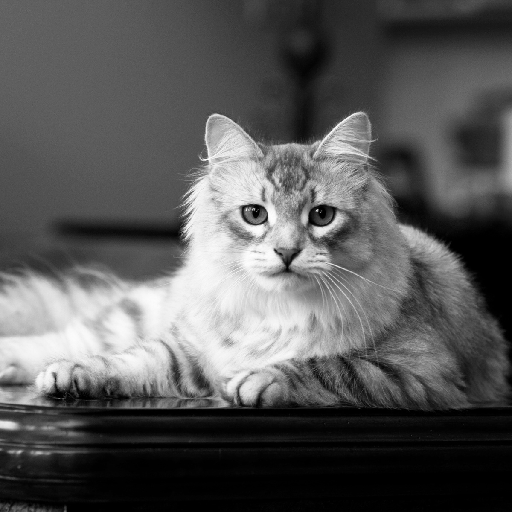
#> input picture data/marvin_clean.png, 512 x 512 px
$ jupyter execute 'Demo 2 - Fourier Transform.ipynb'
#> lines starting #> are read from the running program, lines starting #| are printed output that depends on the picture; after the words box and inside, x2 and y2 are one past the last pixel; in counts of white or black regions, pixels touching at a corner belong together
# How 2 Fourier Transform

Si vous sentez le besoin d'un petit rappel sur la théorie mathématique derrière la transformée de Fourier (et même dans le cas contraire), allez regardez ce vidéo https://www.youtube.com/watch?v=spUNpyF58BY&

Ce notebook présente les bases nécessaires à l'utilisation des transformés de Fourier numériques pour l'analyse et traitement de signaux et d'image avec python.

[cell 1]
import numpy as np
import matplotlib.pyplot as plt

## FFT d'un signal

Commençons par étudié comment utilisé les transformé de Fourier numérique (FFT for fast Fourier transform) sur des signaux. Ici, on utilise numpy pour générer le signal suivant

$$
y(t) = \sin(17\cdot t) + 0.3\sin(45\cdot t) + 0.1\sin(431\cdot t)
$$

composé des quatre fréquences [17, 45, 192, 431], toutes avec différentes amplitudes. Pour ce faire, ce signal continu (théorique) doit être échantilloné (sampled). L'échantillonnage (sampling) est un procédé complexe au coeur du traitement de signal dont seules les bases sont présentées ici.

Notre sampled signal (`s`) est composé d'un nombre (`nbins`) fini de valeurs ou *bins* (le terme *bin* est souvent utilisé en traitement de signaux pour faire référence à un interval discret).

### Échantillonage du signal

[cell 2]
# Sampling parameters
L = 1 # signal's total duration [s] (tough the units dont really matter here)
nbins = 1000 # total number of bins used to sample the signal
sfreq = nbins/L # sampling frequency of the signal [Hz] (we'll need it later...)

# Signal 'xaxis' usually a time axis (t) or a space axis (x,y,z)
t = np.linspace(0, L, nbins)

# Signal parameters
fs = [17, 45, 431] # list of frequencies in our signal
amps = [1, 0.5, 0.2] # list of amplitudes (1 per frequency)

# generation of our signal
s = np.zeros(t.shape)
for f, amp in zip(fs, amps):
    s += amp*np.sin(2*np.pi*f*t) # be careful, things work in angular frequencies!!!

### Visualisation du signal

[cell 3]
plt.plot(t, s)
plt.xlabel('temps [secondes]')
plt.ylabel('Signal (s)')
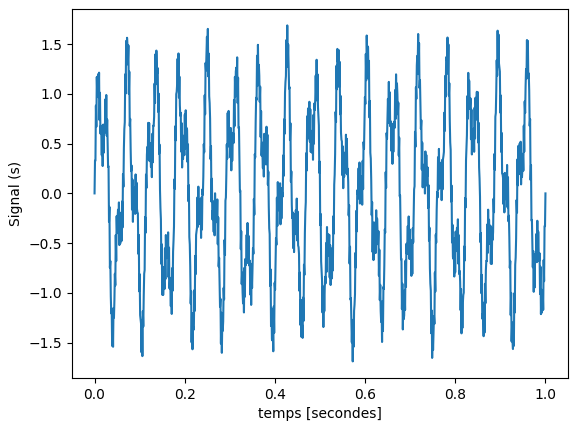
#> figure drawn by matplotlib, 1 panel; curve peaks at x = 0.427, y = 1.69

### Calcul de la FFT

La FFT (`S`) du notre signal (`s`) est facilement calculée avec la fonction fft() du module fft de numpy (`np.fft.fft()`). Notez que la FFT d'un signal fini est complexe et il faut appliquer quelques transformations à celle-ci afin de tracer le spectre de notre signal (FFT(s) $\neq$ Spectre(s)). En fait, la FFT(s) contient l'information du *spectre d'amplitude* ($S_{amp}$) ainsi que le *spectre de phase* ($S_{phase}$),

$$
FFT(s) = S_{amp}\cdot e^{iS_{phase}}
$$

De plus, la FFT doit être normalisée et être ajusté (scaled) entre $0$ et $f_{sampling}$.

[cell 4]
# Computing fft(s)
S = np.fft.fft(s)

plt.figure(figsize=[15, 4])
# Plotting real and imaginary parts of S
plt.subplot(1,2,1)
plt.plot(S.real, label='Re{S}')
plt.plot(S.imag, label='Im{S}')
plt.legend(loc='upper center')
plt.xlabel('Frequency bins')

# Plotting amplitude and phase of S
plt.subplot(1,2,2)
plt.plot(np.abs(S), label='$S_{amp}$')
plt.plot(np.angle(S), label='$S_{phase}$')
plt.legend(loc='upper center')
plt.xlabel('Frequency bins')
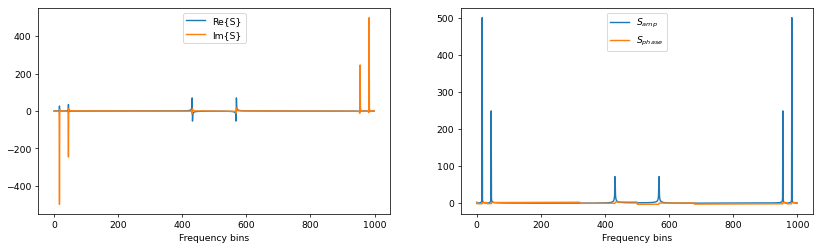
#> figure drawn by matplotlib, 2 panels; panel 1: curve peaks at x = 431, y = 70.04; panel 1: curve peaks at x = 983, y = 499; panel 2: curve peaks at x = 17, y = 499.7; panel 2: curve peaks at x = 0, y = 3.14

Maintenant, nous allons calculer le spectre d'amplitude de `s`

[cell 5]
# Amplitude spectrum must be normalized as 2*|FFT(s)|/sfreq
S_amp = 2*np.abs(S)/sfreq

# Frequency axis
f = np.linspace(0, sfreq, nbins)

plt.figure(figsize=[15, 4])
# Plotting complete frequency range
plt.subplot(1,2,1)
plt.plot(f, S_amp, label='Signal spectrum')
plt.plot([sfreq/2, sfreq/2], [0, 1], label = 'Nyquist frequency')
plt.xlabel('Frequency [Hz]')
plt.legend(loc='upper center')

# Plotting 0 to f_nyquist
plt.subplot(1,2,2)
plt.plot(f, S_amp)
plt.xlabel('Frequency [Hz]')
plt.xlim([0, sfreq/2])
plt.grid()
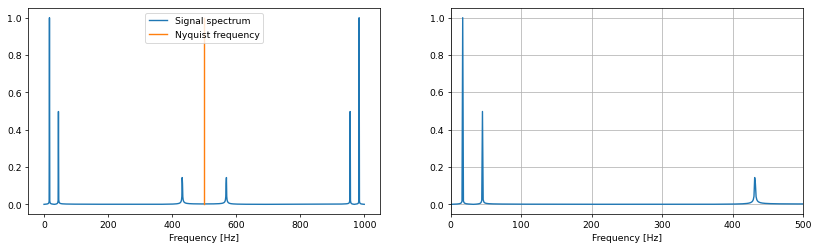
#> figure drawn by matplotlib, 2 panels; panel 1: curve peaks at x = 17.02, y = 0.999; panel 2: curve peaks at x = 17.02, y = 0.999

Ici, on remarque quelque chose d'extrêmement important pour le traitement de signal: nous avons obtenu un spectre symétrique autour de 500 Hz. Ici, 500 Hz est la *fréquence de Nyquist* de notre signal (https://en.wikipedia.org/wiki/Nyquist%E2%80%93Shannon_sampling_theorem). La fréquence de Nyquist est la fréquence la plus grande qui peut être identifiée dans un signal discret (sampled). De plus, la fréquence de Nyquist correspond à $f_{sampling}/2$. En d'autres mots, il faut échantillon au moins à 2 x la fréquence la plus grande présente dans un signal. Pour cette raison, la visualization des spectres de signaux est généralement faite dans l'interval $f\in [0, f_{sampling}/2]$.

On peut maintenant identifier trois pics, un pour chaque fréquences présente dans notre signal. De plus, la hauteur de chaque pic correspond à la valeur d'amplitude de chaqu'une des ondes faisant partie du signal global.

$$
y(t) = \sin(17\cdot t) + 0.3\sin(45\cdot t) + 0.1\sin(431\cdot t)
$$

**NOTE** bien sûr, en pratique nous mesurons toujours un peu de bruit ce qui rend difficile/impossible d'identifier la fréquence de sampling idéale.

### Filtrage de signal

Maintenant que nous sommes experts en calcul de spectre de signal via la FFT, étudions comment construire et appliquer un filtre dans le domaine spectral. Comme exemple, nous allons retirer la fréquence 431 Hz de notre signal d'origine ($y_0$) via un filtre spectral et comparer le résultat avec le signal ($y_1$)

$$
y_0(t) = \sin(17\cdot t) + 0.3\sin(45\cdot t) + 0.1\sin(431\cdot t)
$$

$$
y_1(t) = \sin(17\cdot t) + 0.3\sin(45\cdot t)
$$

Pour ce faire, nous allons calculer une fenêtre (window) notée `W(f)` dans le domaine fréquentiel de sorte que

$$
S_1 = S_0\cdot w
$$

et nous allons ensuite calculer la transformée de Fourier inverse

$$
y_1' = iFFT{S_1}
$$

Nous allons construire $w$ pour un filtre passe-bas à fréquence de coupure $f_c=400$ Hz.

Prenez garde!!! Nous devons travailler avec $S_0$ et non le **spectre d'amplitude**. De plus, $w$ doit aussi être symétrique de chaque côté de la fréquence de Nyquist.

[cell 6]
# Creation of window

w = 1*(f[:len(f)//2]<400) # This is the first half of the window
w=np.concatenate((w,w[::-1]))

# Visualization of window on y_0 amplitude spectrum

plt.figure(figsize=[15, 4])
# Plotting 0 to f_nyquist
plt.subplot(1,2,1)
plt.plot(f, S_amp, label='$y_0$ spectrum')
plt.plot(f, w, label='Filter window')
plt.xlabel('Frequency [Hz]')
plt.xlim([0, sfreq/2])
plt.grid()
plt.legend()

# Plotting complete frequency range
plt.subplot(1,2,2)
plt.plot(f, S_amp, label='Signal spectrum')
plt.plot([sfreq/2, sfreq/2], [0, 1], label = 'Nyquist frequency')
plt.plot(f, w, label='Filter window')
plt.xlabel('Frequency [Hz]')
plt.legend()
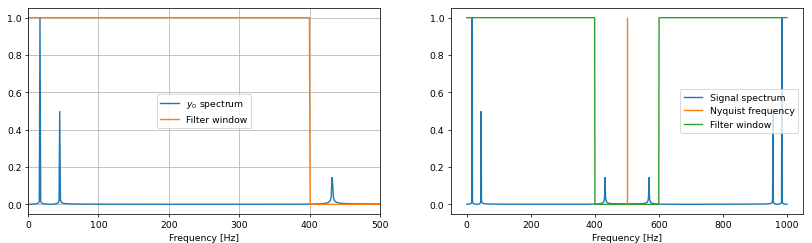
#> figure drawn by matplotlib, 2 panels; panel 1: curve peaks at x = 17.02, y = 0.999; panel 1: curve peaks at x = 0, y = 1; panel 2: curve peaks at x = 17.02, y = 0.999; panel 2: curve peaks at x = 0, y = 1

[cell 7]
# Computing filtered spectrum (S_1)
S1 = S*w

# Computing y_1' via iFFT
y1 = np.fft.ifft(S1).real # we need to discard the imag part here

# Creation of y1_theo for comparaison
y1_theo = np.zeros(t.shape)
fs = [17, 45]
for f, amp in zip(fs, amps):
    y1_theo += amp*np.sin(2*np.pi*f*t) # be careful, things work in angular frequencies!!!

# Plotting results
plt.figure(figsize=[15,4])

# Comparing original and filtered signals
plt.subplot(1,2,1)
plt.plot(t, s, label='OG signal')
plt.plot(t, y1, label='$y_1\'$')
plt.legend()
plt.xlabel('temps [secondes]')

# Comparing filtered signals (y1) and theoretical target (y1_theo)
plt.subplot(1,2,2)
plt.plot(t, y1, label='$y_1\'$')
plt.plot(t, y1_theo, label='$y_1$', alpha=0.75)
plt.legend()
plt.xlabel('temps [secondes]')
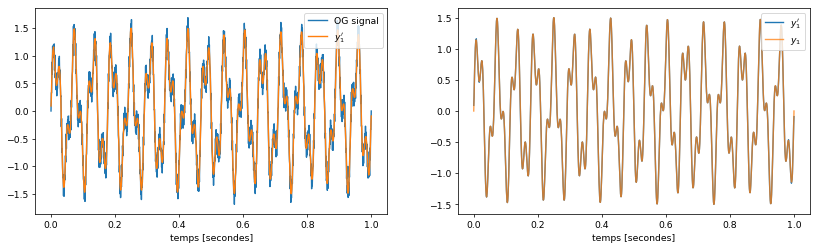
#> figure drawn by matplotlib, 2 panels; panel 1: curve peaks at x = 0.427, y = 1.69; panel 1: curve peaks at x = 0.25, y = 1.5; panel 2: curve peaks at x = 0.25, y = 1.5; panel 2: curve peaks at x = 0.25, y = 1.5

En pratique, les fenêtres quarrées ne sont jamais utilisées puisqu'elles causent des artéfacts (lobes secondaires). La FT d'une onde quarrée est un sinus cardinal. À la place, une multitude d'autres de fenêtres ont été développés, chacune avec ses avantages et inconvénients (parmi les plus connues - https://numpy.org/doc/stable/reference/routines.window.html). Le choix exact du type de fenêtre et le design de filtre sont un art qui nécessite beaucoup de pratique et d'expérience.

## Filtrage d'image

Tout ce que nous avons couvert avec la FFT 1d pour les signaux s'applique maintenant avec la FFT2d pour les images en adaptant quelques concepts. Par exemple, plutôt que des fréquences temporelles [Hz], nous travaillons maintenant avec des fréquences spatiales [m$^{-1}$] ou [pixels$^{-1}$].

Commençons par un exemple bien connu avec la photo `marvin_clean.png`

[cell 8]
# Loading tiff image with matplotlib into a numpy array (requires Pillow)
marvin = plt.imread('data/marvin_clean.png')
#> marvin is the input picture: shape (512, 512) float32; min 0, max 1, mean 0.346

plt.figure(figsize=[10, 5])
# Show color image
plt.imshow(marvin, cmap='gray')
plt.xlabel('x (j)')
plt.ylabel('y (i)')

Contrairement aux fft des signaux, les fft2 des images sont toujours shifté afin que la fréquence spatiale (0,0) se retrouve au milieu de l'image. De plus, il faut souvent plotter le log() de la fft2 pour voir quelque chose.

[cell 9]
# Compute and shift fft2
Marvin = np.fft.fft2(marvin) # compute fft2
Marvin = np.fft.fftshift(Marvin) # shift fft2

# plot results
plt.imshow(np.log(np.abs(Marvin)))
plt.title('marvin 2d fft')
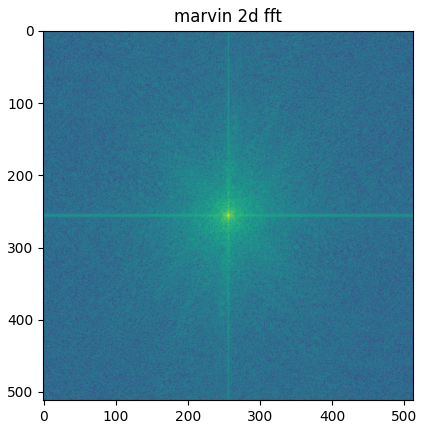
#> figure drawn by matplotlib, 1 panel

Voyons maintenant l'effet d'un filtre passe-bas sur une image. Comme pour le signal, utilisons une fenêtre quarrée (top-hat). En 2d, cette fenêtre correspond à un cylindre de rayon $f_c$. Essayons avec $f_c = 50\ pixels^{-1}$

[cell 10]
# Creation of window
w = np.ones(marvin.shape)
fc = 50
for i in range(w.shape[0]):
    for j in range(w.shape[1]):
        r2 = (i-511/2)**2 + (j-511/2)**2
        if r2 > fc**2:
            w[i,j] = 0
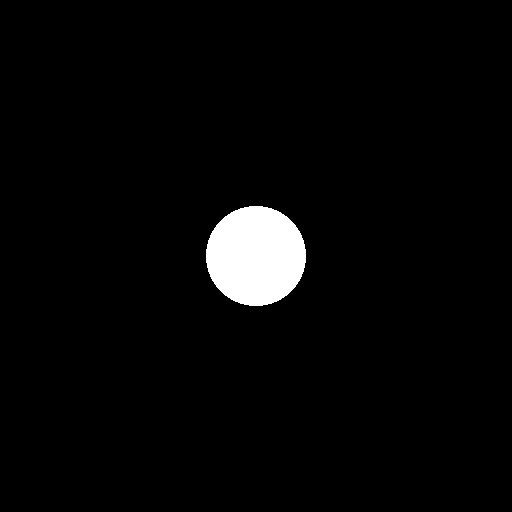
#> w: shape (512, 512) float64; values 0 (black) and 1 (white), 3% white; 1 white region, box (x1, y1, x2, y2) and area: (206, 206, 306, 306) 7860


# Appliying filter on marvin 2d fft
Marvin_filtered = Marvin*w

# plot results
plt.figure(figsize=[10,5])
plt.subplot(1,2,1)
plt.imshow(w)
plt.title('Filter window')

plt.subplot(1,2,2)
plt.imshow(np.log(np.abs(Marvin))*w)
plt.title('Filtered marvin 2d fft')
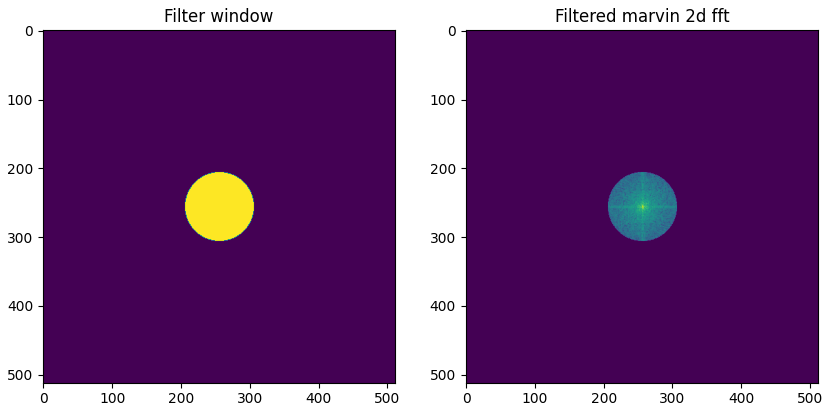
#> figure drawn by matplotlib, 2 panels

[cell 11]
# Computing filtered marvin

Marvin_filtered_unshifted = np.fft.fftshift(Marvin_filtered) # we need to unshift
marvin_filtered = np.fft.ifft2(Marvin_filtered_unshifted).real
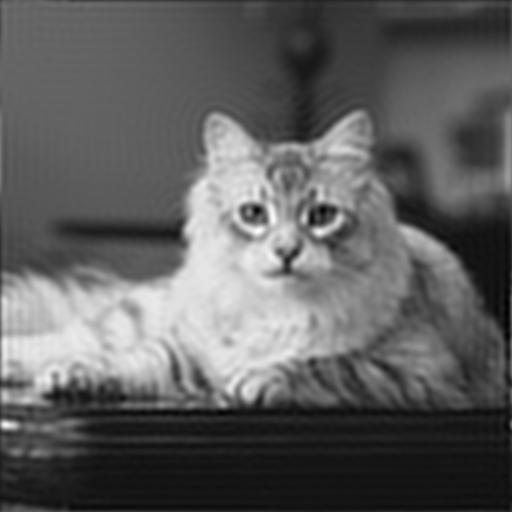
#> marvin_filtered: shape (512, 512) float64; min -0.0899, max 1.08, mean 0.346; drawn with min black and max white

# Comparing OG marvin and filtered marvin

plt.figure(figsize=[10, 5])
# Show color image
plt.subplot(1,2,1)
plt.imshow(marvin, cmap='gray')
plt.xlabel('x (j)')
plt.ylabel('y (i)')

# Show greyscale image
plt.subplot(1,2,2)
plt.imshow(marvin_filtered, cmap='gray')
plt.xlabel('x (j)')
plt.ylabel('y (i)')
